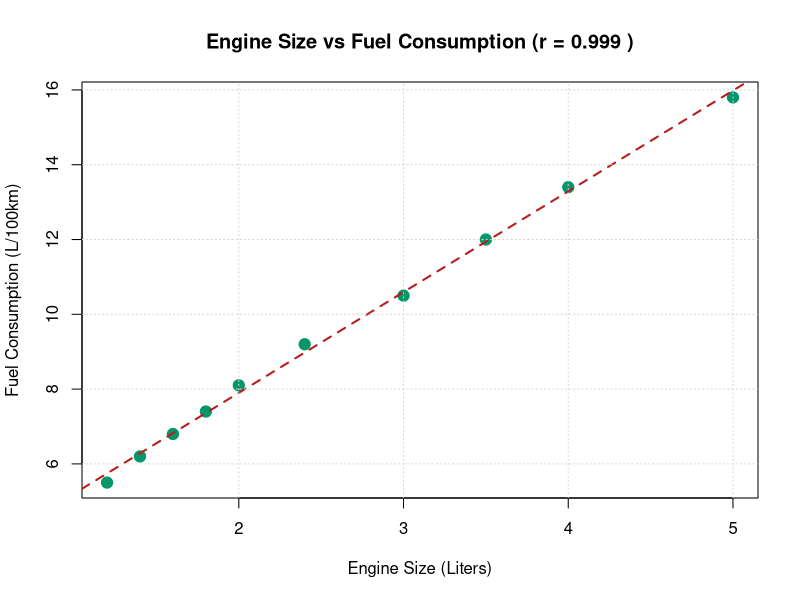

The R source for this figure:
# Question 28: Create EngineSize and FuelConsumption vectors; draw scatter plot and calculate correlation.

engine_size <- c(1.2, 1.4, 1.6, 1.8, 2.0, 2.4, 3.0, 3.5, 4.0, 5.0)
fuel_cons <- c(5.5, 6.2, 6.8, 7.4, 8.1, 9.2, 10.5, 12.0, 13.4, 15.8) # Liters/100km

corr_val <- cor(engine_size, fuel_cons)

cat("--- Engine Size vs Fuel Consumption ---\n")
df <- data.frame(Engine_L=engine_size, FuelConsumption_L_per_100km=fuel_cons)
print(df)
cat("\nPearson Correlation Coefficient:", round(corr_val, 4), "\n")

png("../screenshots/q28_scatterplot.png", width=800, height=600, res=120)
plot(engine_size, fuel_cons, pch=19, col="#059669", cex=1.5,
     main=paste("Engine Size vs Fuel Consumption (r =", round(corr_val, 3), ")"),
     xlab="Engine Size (Liters)", ylab="Fuel Consumption (L/100km)")
abline(lm(fuel_cons ~ engine_size), col="#b91c1c", lwd=2, lty=2)
grid()
dev.off()
cat("\nScatter plot saved to screenshots/q28_scatterplot.png\n")
